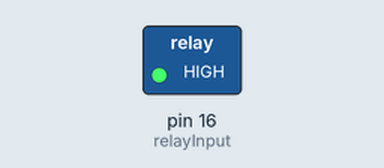
Bench run of a sketch on a simulated Arduino Uno, built with avr-gcc and run on an emulated ATmega328P. Parts: switched loads named in the sketch (green lamp = pin HIGH). Dashed ring = blinking. What the sketch prints to the serial monitor is not drawn.

Above: at 0.2 s.
Timing chart, 0 to 3.0 s (numbered marks = the images above):
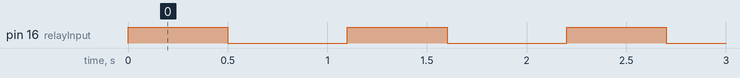

The sketch:

NodeMCU_Relay_4.ino
```cpp
int relayInput = 16; // D0

void setup() {
  Serial.begin(9600);
  Serial.println("Relay test!");

  pinMode(relayInput, OUTPUT); // initialize pin as OUTPUT

}

void loop() {

  digitalWrite(relayInput, HIGH); // turn relay on
  Serial.println("Relay On!");

  delay(500);

  digitalWrite(relayInput, LOW); // turn relay off
  Serial.println("Relay OFF!");

  delay(600);

}
```

Measured:
- by itself, pin 16 (relayInput): alternates HIGH for 0.50 s and LOW for 0.60 s
